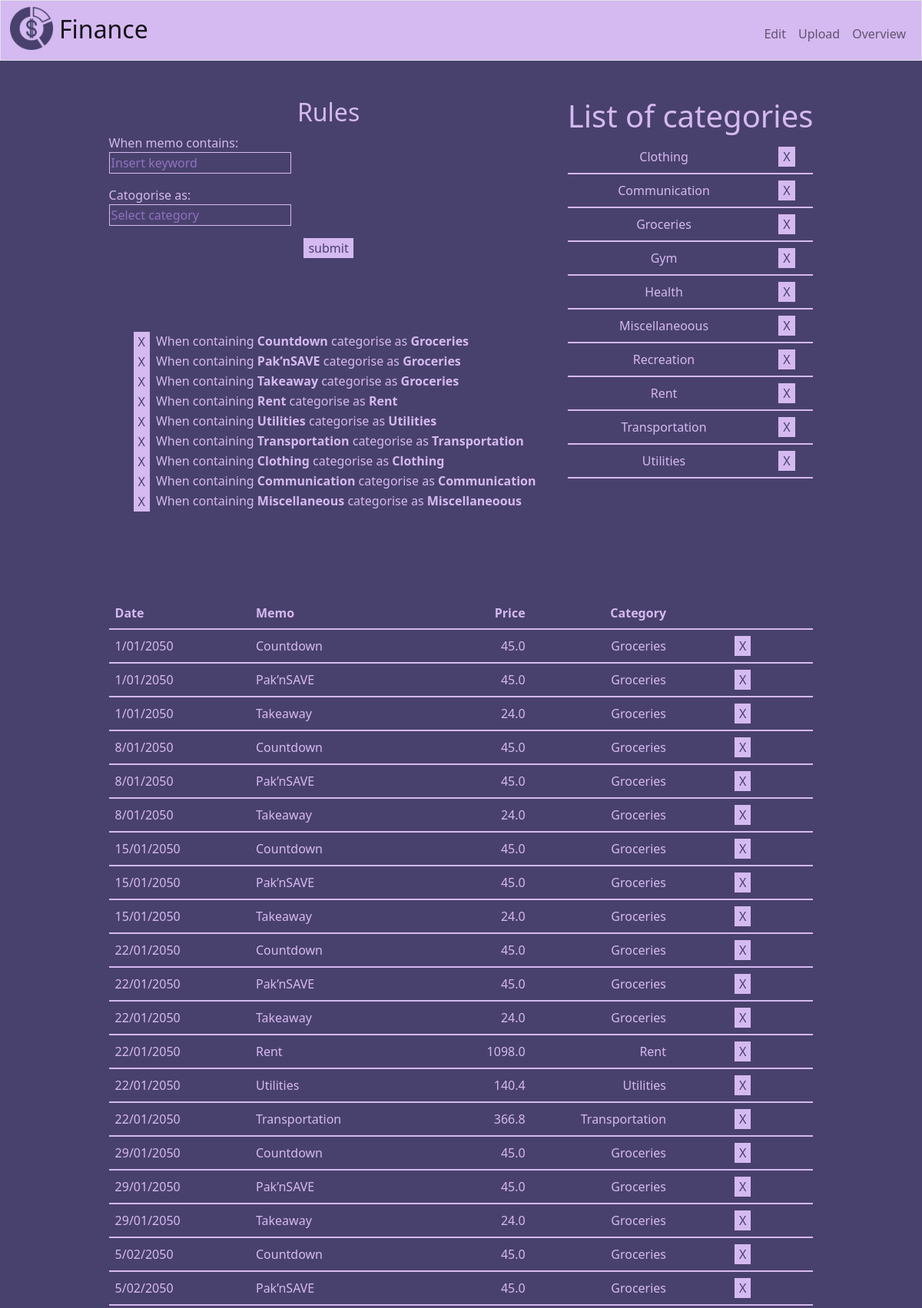
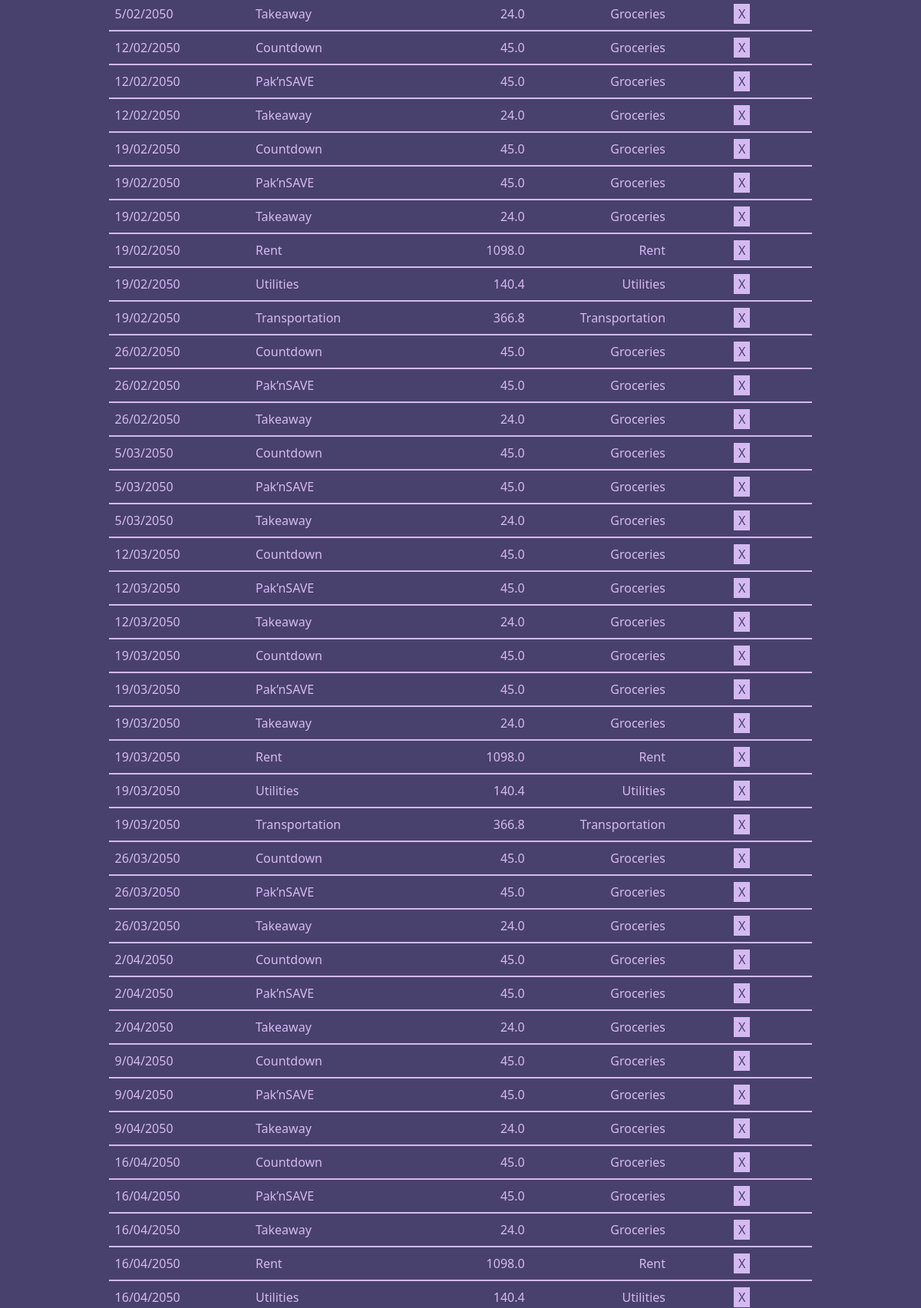
Page /edit (upper part) on the committed database (2 pictures, top to bottom).
### tables this page shows
CREATE TABLE rules (
    id          INTEGER NOT NULL PRIMARY KEY AUTOINCREMENT,
    rule        TEXT    NOT NULL,
    category    INTEGER,
    FOREIGN KEY (category)
        REFERENCES categories (id)
);

CREATE TABLE categories (
    id          INTEGER NOT NULL PRIMARY KEY AUTOINCREMENT,
    category    TEXT    NOT NULL
);

CREATE TABLE transactions (
    id          INTEGER NOT NULL PRIMARY KEY AUTOINCREMENT,
    amount      REAL    NOT NULL,
    day         INTEGER NOT NULL,
    month       INTEGER NOT NULL,
    year        INTEGER NOT NULL,
    date        INTEGER NOT NULL,
    memo        TEXT    NOT NULL,
    status      TEXT    NOT NULL,
    category    INTEGER,
    FOREIGN KEY (category)
        REFERENCES categories (id)
);

### app.py (the view)
@app.route("/edit", methods=["GET", "POST"])
def edit():
    if request.method == "POST":
        if request.form.get("deregister") == "X":
            if request.form.get("category_id"):
                id = request.form.get("category_id")
                db.execute("UPDATE transactions SET category = ? WHERE category = ?", None, id)
                db.execute("DELETE FROM rules WHERE category = ?", id)
                db.execute("DELETE FROM categories WHERE id = ?", id)
            if request.form.get("transaction_id"):
                id = request.form.get("transaction_id")
                db.execute("DELETE FROM transactions WHERE id = ?", id)
            if request.form.get("rule_id"):
                id = request.form.get("rule_id")
                db.execute("DELETE FROM rules WHERE id = ?", id)
        if request.form.get("category"):
            add_rule(request.form.get("category"), request.form.get("keyword"))
        return redirect("/edit")
    else:
        apply_rules("inserted")
        transactions = db.execute("SELECT transactions.id, date, memo, amount, categories.category as category_name FROM transactions JOIN categories ON transactions.category = categories.id")
        categories = db.execute("SELECT * FROM categories ORDER BY category")
        rules = db.execute("SELECT rules.rule as rule, categories.category as category_name FROM rules JOIN categories ON rules.category = categories.id")
        return render_template("edit.html", transactions=transactions, categories=categories, rules=rules)

### app.py (called while the page is built)
def apply_rules(status):
    rules = db.execute("SELECT * FROM rules")
    for rule in rules:
        transactions = db.execute("SELECT id FROM transactions WHERE memo LIKE ? AND status = ?", rule["rule"], status)
        for transaction in transactions:
            db.execute("UPDATE transactions SET category = ?, status = ? WHERE id = ?", rule["category"], "catogorised", transaction["id"])

### templates/edit.html (shortened to what this page needs)
{% extends "layout.html" %}
{% block main %}
<div class="d-flex justify-content-between container">
    <div class="">
        <div>
            <H2>Rules</H2>
            <form action="/edit" method="post">
                <div class="bmargin rightalign">
                    <label for="rule">When memo contains:</label>
                    <br>
                    <input class="input-box" name="keyword" placeholder="Insert keyword" required>
                </div>
                <div class="bmargin rightalign">
                    <label for="rule">Catogorise as:</label>
                    <br>
                    <input class="input-box" list="categories" name="category" placeholder="Select category" required>
                </div>
                <input class="button rightalign" type="submit" value="submit">
            </form>
        </div>
        <div class="tmargin">
            <ul class="d-flex flex-column">
                {% for rule in rules %}
                <li class="d-flex">
                    <form class="buttonMargin" action="/edit" method="post">
                        <input class="button" name="deregister" type="submit" value="X">
                    </form>
                    <p>When containing <b>{{ rule.rule }}</b> categorise as <b>{{ rule.category_name }}</b></p>
                </li>
                {% endfor %}
            </ul>
        </div>
    </div>
    <div>
        <H1>List of categories</H1>
        <table class="flex-fill float-end" aria-label="List of Categories with delete buttons">
            <tbody>
                {% for category in categories %}
                <tr>
                    <td scope="row">{{ category.category }}</td>
                    <td>
                        <form action="/edit" method="post">
                            <input class="button" name="deregister" type="submit" value="X">
                        </form>
                    </td>
                </tr>
                {% endfor %}
            </tbody>
        </table>
    </div>
</div>
    <div class="container tmargin">
        <table aria-label="Table of transactions with deregister button">
            <thead>
                <tr>
                    <th width="20%" class="text-start">Date</th>
                    <th width="30%" class="text-start">Memo</th>
                    <th width="10%" class="text-end">Price</th>
                    <th width="20%" class="text-end">Category</th>
                </tr>
            </thead>
            <tbody>
                {% for transaction in transactions %}
                <tr>
                    <td class="text-start">{{ transaction.date }}</td>
                    <td class="text-start">{{ transaction.memo }}</td>
                    <td class="text-end">{{ transaction.amount }}</td>
                    <td class="text-end">{{ transaction.category_name }}</td>
                    <td>
                        <form action="/edit" method="post">
                            <input class="button" name="deregister" type="submit" value="X">
                        </form>
                    </td>
                </tr>
                {% endfor %}
            </tbody>
        </table>
    </div>
{% endblock %}

### templates/layout.html (shortened to what this page needs)
<!DOCTYPE html>
<html lang="en">
    <head>
        <link href="https://cdn.jsdelivr.net/npm/bootstrap@5.1.3/dist/css/bootstrap.min.css" rel="stylesheet">
        <link href="/static/styles.css" rel="stylesheet">
    </head>
    <body>
        <nav class="light-theme border navbar navbar-expand-md navbar-light">
            <div class="container-fluid">
                <a class="navbar-brand" href="/"><img src="../static/logo.png">Finance</a>
                <div class="collapse navbar-collapse" id="navbar">
                        <ul class="navbar-nav me-auto mt-2">
                            <li class="nav-item"><a class="nav-link" href="/"></a></li>
                            <li class="nav-item"><a class="nav-link" href="/"></a></li>
                        </ul>
                        <ul class="navbar-nav ms-auto mt-2">
                            <li class="nav-item"><a class="nav-link" href="/edit">Edit</a></li>
                            <li class="nav-item"><a class="nav-link" href="/upload">Upload</a></li>
                            <li class="nav-item"><a class="nav-link" href="/overview">Overview</a></li>
                        </ul>
                </div>
            </div>
        </nav>
        <main class="container-fluid py-5 text-center">
            {% block main %}{% endblock %}
        </main>
    </body>
</html>

### static/styles.css (style rules this page uses)
:root { --primary: #49416D; --offprimary: #605189; --primary-light: #A882DD; --primary-light-light: #d5b9f1; --light: #E0EFDE; --cyan: #B3F2DD; }
body { color: var(--primary-light-light); background-color: var(--primary); }
.rightalign { text-align: left !important; }
.tmargin { margin-top: 6rem; }
.bmargin { margin-bottom: 1rem; }
.buttonMargin { margin-right: .5rem; }
nav .navbar-brand { font-size: xx-large; }
input.button { background-color: var(--primary-light-light); color: var(--primary); border: none; }
.input-box { border: .1rem solid var(--primary-light-light) !important; background-color: var(--primary); color: var(--primary-light-light); border: none; }
.light-theme { background-color: var(--primary-light-light); }
.container { width: 80%; }
table { width: 100%; margin-bottom: 3rem; }
tr { border-bottom: 2px solid var(--primary-light-light); }
th, td { padding: 0.5rem; }
.navbar-brand img { max-height: 3.5rem; margin: -.5rem .5rem 0 0; }
.d-flex p { margin: 0 1rem 0 0; }

### rows in the picture
rules: rule "Countdown", category_name "Groceries"
rules: rule "Pak’nSAVE", category_name "Groceries"
rules: rule "Takeaway", category_name "Groceries"
rules: rule "Rent", category_name "Rent"
rules: rule "Utilities", category_name "Utilities"
rules: rule "Transportation", category_name "Transportation"
rules: rule "Clothing", category_name "Clothing"
rules: rule "Communication", category_name "Communication"
rules: rule "Miscellaneous", category_name "Miscellaneoous"
categories: category "Clothing"
categories: category "Communication"
categories: category "Groceries"
categories: category "Gym"
categories: category "Health"
categories: category "Miscellaneoous"
categories: category "Recreation"
categories: category "Rent"
categories: category "Transportation"
categories: category "Utilities"
